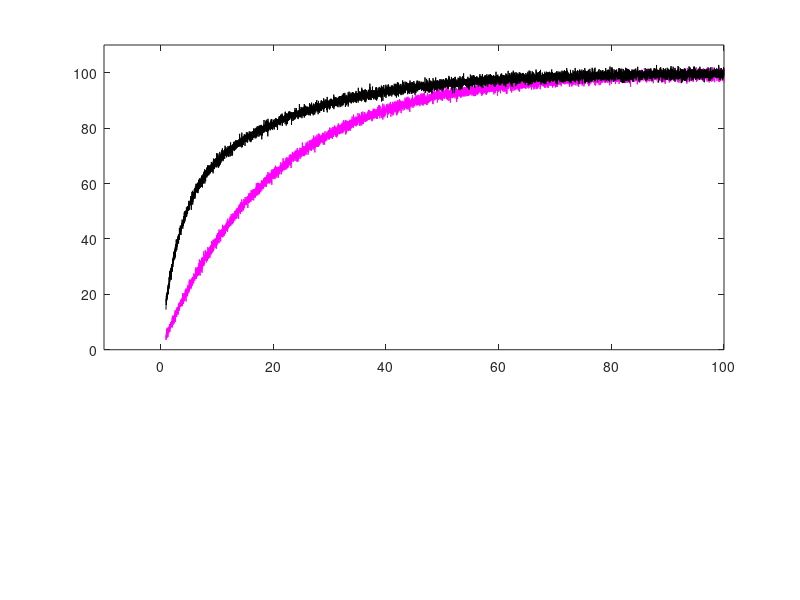

Write MATLAB code to recreate this figure. (Note: this script raises an error after producing the figure.)
%% Create two data sets: one with a single exponential and one with two
clear
clf
t = [1:0.01:100]';
N_o = 100;
Tau1 = 20;
Tau2 = 3;
A1 = 50;    % Magnitude of each component
A2 = 50;    % Magnitude of each component
y = N_o - (A1+A2)*exp(-t./Tau1) + randn(size(t));
yy = N_o ...
    - A1*exp(-t./Tau1) ...
    - A2*exp(-t./Tau2) ...
    + randn(size(t));
subplot(3,1,1:2)
plot(t,y,'m')
hold on
plot(t,yy,'k')
axis([-10 100 0 110])

%% Perform a standard 'exp2' fit on the above data
options = fitoptions('exp2');
options.Upper = [Inf 0 Inf 0];  
[f,s] = fit(t', yy','exp2',options);

plot(f,'k')

%% Another fit
% Set up fittype and options.
ft = fittype( 'a - b*exp(c*x) - d*exp(e*x)', 'independent', 'x', 'dependent', 'y' );
opts = fitoptions( ft );                % Load default options
opts.Upper = [Inf Inf 0 Inf 0];         % Constrain parameters 'c' and 'e' to negative numbers
opts.Lower = [0 -Inf -Inf -Inf -Inf];   
opts.MaxIter = 4000;
opts.MaxFunEvals = 4000;
opts.robust = 'LAR';
opts.algorithm = 'Levenberg-Marquardt';
opts.TolX = 1e-10;
opts.TolFun = 1e-10;

% Fit model to data.
[fitresult, gof] = fit( t, yy, ft, opts);

hold on
subplot(3,1,1:2)
plot(fitresult,'g')
subplot(3,1,3)
plot(fitresult,t,yy,'residuals')
title('Residuals')
clc
disp(['Tau1: ',num2str(-1/fitresult.c),' ms'])
disp(['Tau2: ',num2str(-1/fitresult.e),' ms'])
